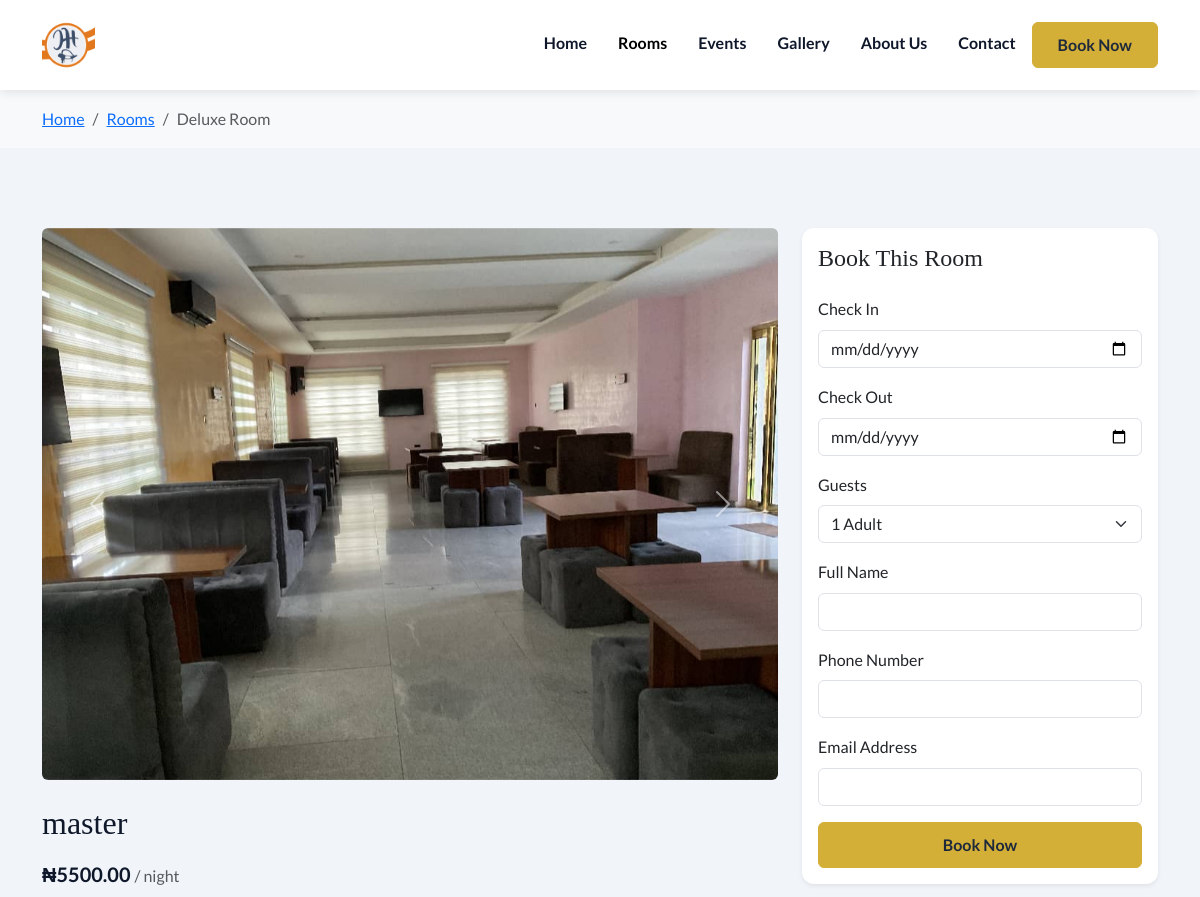
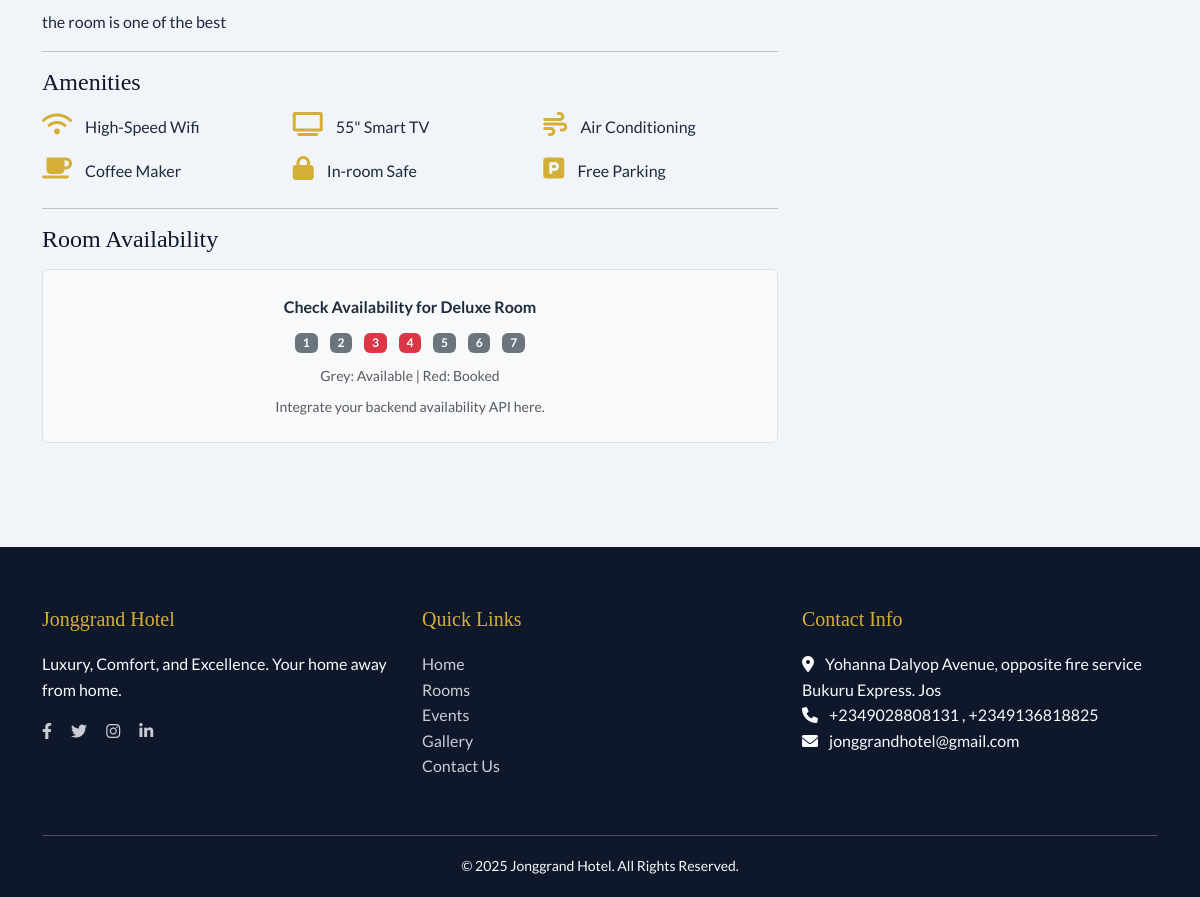
Page /room/master/ on the committed database (2 pictures, top to bottom).
### main/models.py (models this page shows, shortened)
class RoomImage(models.Model):
    room = models.ForeignKey(Room, on_delete=models.CASCADE, related_name="images")
    image = models.ImageField(upload_to="rooms/")
    is_primary = models.BooleanField(default=False)
    created_at = models.DateTimeField(auto_now_add=True)

class Room(models.Model):
    name = models.CharField(max_length=150)
    slug = models.SlugField(max_length=160, unique=True)
    description = models.TextField()
    price_per_night = models.DecimalField(max_digits=10, decimal_places=2)
    max_guests = models.PositiveIntegerField(default=2)
    is_available = models.BooleanField(default=True)
    created_at = models.DateTimeField(auto_now_add=True)
    updated_at = models.DateTimeField(auto_now=True)
    def get_primary_image(self):
        img = self.images.filter(is_primary=True).first()
        return img or self.images.first()

### main/views.py (the view, shortened to what this page needs)
# urls.py: path("room/<slug:slug>/", views.room_detail, name="room_detail"),
def room_detail(request, slug):
    room = get_object_or_404(Room.objects.prefetch_related("images"), slug=slug)
    context = {"room": room, "images": room.images.all(), "primary_image": room.get_primary_image()}
    return render(request, "main/room-detail.html", context)

### main/templates/main/room-detail.html (shortened to what this page needs)
<!DOCTYPE html>
<html lang="en">
{% load static %}
<head>
    <link href="https://cdn.jsdelivr.net/npm/bootstrap@5.3.0/dist/css/bootstrap.min.css" rel="stylesheet">
    <link rel="stylesheet" href="https://cdnjs.cloudflare.com/ajax/libs/font-awesome/6.0.0/css/all.min.css">
    <link rel="stylesheet" href="{% static 'css/styles.css' %}">
</head>
<body>
    <nav class="navbar navbar-expand-lg sticky-top">
        <div class="container">
            <a class="navbar-brand" href="{% url 'home' %}">
                <img src="{% static 'assets/images/logo.png' %}" alt="Jonggrand Hotel Logo">
            </a>
            <div class="collapse navbar-collapse" id="navbarNav">
                <ul class="navbar-nav ms-auto">
                    <li class="nav-item"><a class="nav-link" href="{% url 'home' %}">Home</a></li>
                    <li class="nav-item"><a class="nav-link active" href="{% url 'rooms' %}">Rooms</a></li>
                    <li class="nav-item"><a class="nav-link" href="{% url 'events' %}">Events</a></li>
                    <li class="nav-item"><a class="nav-link" href="{% url 'gallery' %}">Gallery</a></li>
                    <li class="nav-item"><a class="nav-link" href="{% url 'about' %}">About Us</a></li>
                    <li class="nav-item"><a class="nav-link" href="{% url 'contact' %}">Contact</a></li>
                    <li class="nav-item ms-2">
                        <a href="{% url 'rooms' %}" class="btn btn-primary-custom">Book Now</a>
                    </li>
                </ul>
            </div>
        </div>
    </nav>
    <div class="bg-light py-3">
        <div class="container">
            <nav aria-label="breadcrumb">
                <ol class="breadcrumb mb-0">
                    <li class="breadcrumb-item"><a href="{% url 'home' %}">Home</a></li>
                    <li class="breadcrumb-item"><a href="{% url 'rooms' %}">Rooms</a></li>
                    <li class="breadcrumb-item active" aria-current="page">Deluxe Room</li>
                </ol>
            </nav>
        </div>
    </div>
    <section class="section-padding">
        <div class="container">
            <div class="row">
                <div class="col-lg-8">
                    <div id="roomCarousel" class="carousel slide mb-4" data-bs-ride="carousel">
                        <div class="carousel-inner rounded">
                            {% with images=room.images.all %}
                            {% if images|length %}
                                {% if primary_image %}
                                    <div class="carousel-item active">
                                        <img src="{{ primary_image.image.url }}" class="d-block w-100" alt="{{ room.name }} image">
                                    </div>
                                {% else %}
                                    {% for img in images %}
                                        <div class="carousel-item {% if forloop.first %}active{% endif %}">
                                            <img src="{{ img.image.url }}" class="d-block w-100" alt="{{ room.name }} image">
                                        </div>
                                    {% endfor %}
                                {% endif %}
                            {% endif %}
                            {% endwith %}
                        </div>
                        <button class="carousel-control-prev" type="button" data-bs-target="#roomCarousel" data-bs-slide="prev">
                            <span class="carousel-control-prev-icon" aria-hidden="true"></span>
                        </button>
                        <button class="carousel-control-next" type="button" data-bs-target="#roomCarousel" data-bs-slide="next">
                            <span class="carousel-control-next-icon" aria-hidden="true"></span>
                        </button>
                    </div>
                    <h2 class="mb-3">{{ room.name }}</h2>
                    <p class="lead text-primary-custom fw-bold">₦{{ room.price_per_night }} <span class="text-muted fw-normal fs-6">/ night</span></p>
                    <p>{{ room.description }}</p>
                    <hr>
                    <h4 class="mb-3">Amenities</h4>
                    <div class="row g-3 mb-4">
                        <div class="col-6 col-md-4">
                            <i class="fas fa-wifi amenity-icon"></i> High-Speed Wifi
                        </div>
                        <div class="col-6 col-md-4">
                            <i class="fas fa-tv amenity-icon"></i> 55" Smart TV
                        </div>
                        <div class="col-6 col-md-4">
                            <i class="fas fa-wind amenity-icon"></i> Air Conditioning
                        </div>
                        <div class="col-6 col-md-4">
                            <i class="fas fa-coffee amenity-icon"></i> Coffee Maker
                        </div>
                        <div class="col-6 col-md-4">
                            <i class="fas fa-lock amenity-icon"></i> In-room Safe
                        </div>
                        <div class="col-6 col-md-4">
                            <i class="fas fa-parking amenity-icon"></i> Free Parking
                        </div>
                    </div>
                    <hr>
                    <h4 class="mb-3">Room Availability</h4>
                    <div class="bg-light p-4 rounded text-center mb-4 border">
                        <p class="mb-2"><strong>Check Availability for Deluxe Room</strong></p>
                        <div class="row g-1 justify-content-center">
                            <div class="col-auto"><span class="badge bg-secondary m-1">1</span></div>
                            <div class="col-auto"><span class="badge bg-secondary m-1">2</span></div>
                            <div class="col-auto"><span class="badge bg-danger m-1" title="Booked">3</span></div>
                            <div class="col-auto"><span class="badge bg-danger m-1" title="Booked">4</span></div>
                            <div class="col-auto"><span class="badge bg-secondary m-1">5</span></div>
                            <div class="col-auto"><span class="badge bg-secondary m-1">6</span></div>
                            <div class="col-auto"><span class="badge bg-secondary m-1">7</span></div>
                        </div>
                        <small class="text-muted d-block mt-2">Grey: Available | Red: Booked</small>
                        <small class="text-muted d-block mt-2">Integrate your backend availability API here.</small>
                    </div>
                </div>
                <div class="col-lg-4">
                    <div class="card shadow-sm sticky-top" style="top: 100px;">
                        <div class="card-body">
                            <h4 class="card-title mb-4">Book This Room</h4>
                            <form method="post">
                                <div class="mb-3">
                                    <label class="form-label">Check In</label>
                                    <input type="date" class="form-control" name="check_in" required>
                                </div>
                                <div class="mb-3">
                                    <label class="form-label">Check Out</label>
                                    <input type="date" class="form-control" name="check_out" required>
                                </div>
                                <div class="mb-3">
                                    <label class="form-label">Guests</label>
                                    <select class="form-select" name="guests" required>
                                        <option value="1">1 Adult</option>
                                    </select>
                                </div>
                                <div class="mb-3">
                                    <label for="guest_name" class="form-label">Full Name</label>
                                    <input type="text" class="form-control" id="guest_name" name="guest_name" required>
                                </div>
                                <div class="mb-3">
                                    <label for="guest_phone" class="form-label">Phone Number</label>
                                    <input type="tel" class="form-control" id="guest_phone" name="guest_phone" required>
                                </div>
                                <div class="mb-3">
                                    <label for="guest_email" class="form-label">Email Address</label>
                                    <input type="email" class="form-control" id="guest_email" name="guest_email" required>
                                </div>
                                <div class="d-grid">
                                    <button type="submit" class="btn btn-primary-custom">Book Now</button>
                                </div>
                            </form>
                        </div>
                    </div>
                </div>
            </div>
        </div>
    </section>
    <footer>
        <div class="container">
            <div class="row">
                <div class="col-md-4 mb-4">
                    <h5>Jonggrand Hotel</h5>
                    <p>Luxury, Comfort, and Excellence. Your home away from home.</p>
                    <div class="mt-3">
                        <a href="#" class="me-3"><i class="fab fa-facebook-f"></i></a>
                        <a href="#" class="me-3"><i class="fab fa-twitter"></i></a>
                        <a href="#" class="me-3"><i class="fab fa-instagram"></i></a>
                        <a href="#"><i class="fab fa-linkedin-in"></i></a>
                    </div>
                </div>
                <div class="col-md-4 mb-4">
                    <h5>Quick Links</h5>
                    <ul class="list-unstyled">
                        <li><a href="{% url 'home' %}">Home</a></li>
                        <li><a href="{% url 'rooms' %}">Rooms</a></li>
                        <li><a href="{% url 'events' %}">Events</a></li>
                        <li><a href="{% url 'gallery' %}">Gallery</a></li>
                        <li><a href="{% url 'contact' %}">Contact Us</a></li>
                    </ul>
                </div>
                <div class="col-md-4 mb-4">
                    <h5>Contact Info</h5>
                    <ul class="list-unstyled">
                        <li><i class="fas fa-map-marker-alt me-2"></i> Yohanna Dalyop Avenue, opposite fire service Bukuru Express. Jos</li>
                        <li><i class="fas fa-phone me-2"></i> +2349028808131 ,  +2349136818825</li>
                        <li><i class="fas fa-envelope me-2"></i> jonggrandhotel@gmail.com</li>
                    </ul>
                </div>
            </div>
            <hr class="bg-secondary">
            <div class="text-center">
                <small>&copy; 2025 Jonggrand Hotel. All Rights Reserved.</small>
            </div>
        </div>
    </footer>
</body>
</html>

### main/static/css/styles.css (style rules this page uses)
:root { --primary-color: #0F172A; --secondary-color: #D4AF37; --accent-color: #C5A028; --text-dark: #1E293B; --text-light: #F8FAFC; --bg-light: #F1F5F9; --bg-white: #FFFFFF; --font-heading: 'Playfair Display', serif; --font-body: 'Lato', sans-serif; }
html { scroll-behavior: smooth; }
body { font-family: var(--font-body); color: var(--text-dark); background-color: var(--bg-light); line-height: 1.6; }
h1, h2, h3, h4, h5, h6 { font-family: var(--font-heading); color: var(--primary-color); }
.text-primary-custom { color: var(--primary-color); }
.btn-primary-custom { background-color: var(--secondary-color); border-color: var(--secondary-color); color: var(--text-dark); font-weight: 600; padding: 10px 25px; transition: all 0.3s ease; }
.navbar { background-color: var(--bg-white); box-shadow: 0 2px 10px rgba(0,0,0,0.1); padding: 15px 0; }
.navbar-brand img { height: 50px; }
.nav-link { color: var(--primary-color); font-weight: 600; margin-left: 15px; transition: color 0.3s; }
.nav-link:hover, .nav-link.active { color: var(--secondary-color); }
.card { border: none; border-radius: 12px; overflow: hidden; box-shadow: 0 4px 6px rgba(0,0,0,0.05); transition: transform 0.3s ease, box-shadow 0.3s ease; }
footer { background-color: var(--primary-color); color: var(--text-light); padding: 60px 0 20px; }
footer h5 { color: var(--secondary-color); margin-bottom: 20px; }
footer a { color: var(--text-light); text-decoration: none; opacity: 0.8; transition: opacity 0.3s; }
.section-padding { padding: 80px 0; }
.amenity-icon { font-size: 1.5rem; color: var(--secondary-color); margin-right: 10px; }

### rows in the picture
RoomImage: image (picture)
Room: name "master", price_per_night "5500.00", description "the room is one of the best"
